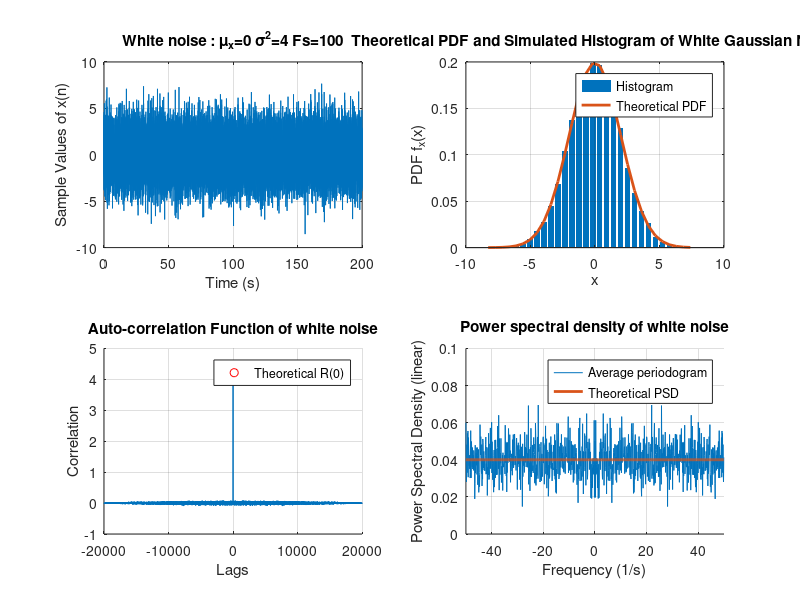
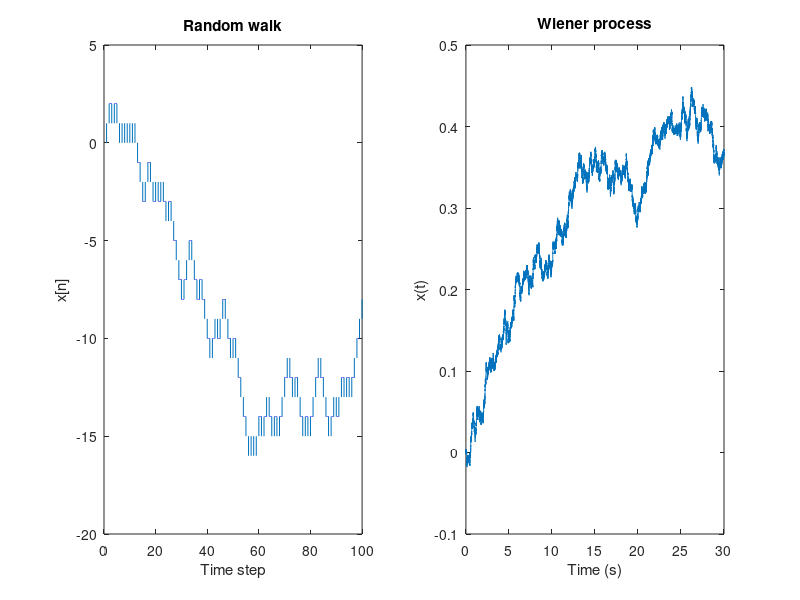
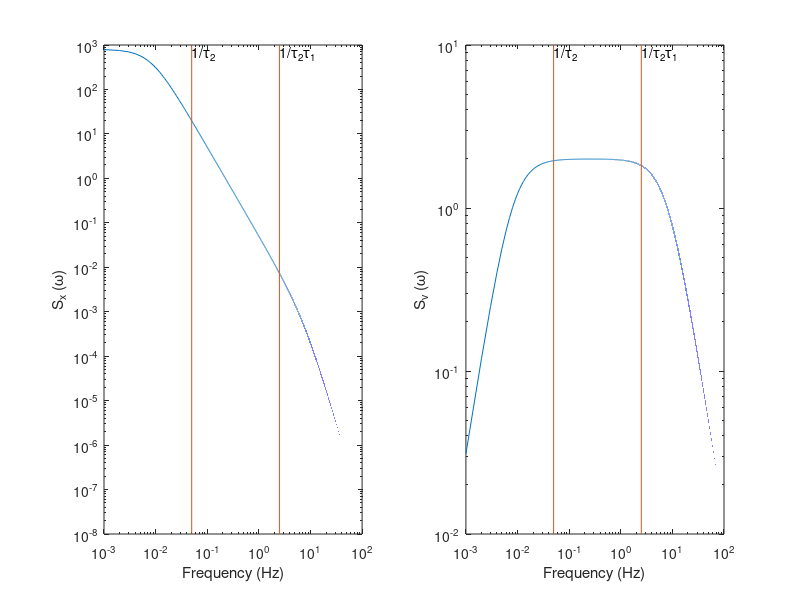

Source code (MATLAB) for these figures, in order: (Note: this script raises an error after producing the figures.)
%% Figures for appendix on random walks


%% Figure 1 - simulating simple white noise
% https://www.gaussianwaves.com/2013/11/simulation-and-analysis-of-white-noise-in-matlab/

clear all; clc; close all;
Fs = 100;
Ts = 1/Fs;
L = 20000;   % Sample length for the random signal
t = (0:L-1)*Ts;
mu = 0;       % Mean of the random signal  
sigma = 2;    % Standard deviation of the random signal
X = sigma*randn(L,1);

figure();
subplot(2,2,1)
plot(t,X);
title(['White noise : \mu_x=',num2str(mu),' \sigma^2=',num2str(sigma^2), ' Fs=', num2str(Fs)])
xlabel('Time (s)')
ylabel('Sample Values of x(n)')
grid on;


subplot(2,2,2)
n=30; %number of Histrogram bins
[f,x]=hist(X,n);
bar(x,f/trapz(x,f),'EdgeColor','none'); hold on;
%Theoretical PDF of Gaussian Random Variable
g=(1/(sqrt(2*pi)*sigma))*exp(-((x-mu).^2)/(2*sigma^2));
plot(x,g,'linewidth',2); grid on;
title('Theoretical PDF and Simulated Histogram of White Gaussian Noise');
legend('Histogram','Theoretical PDF');
xlabel('x');
ylabel('PDF f_x(x)');


subplot(2,2,3,'nextplot','add')
Rxx=1/L*conv(flipud(X),X);
lags=(-L+1):1:(L-1);

%Alternative method
%[Rxx,lags] =xcorr(X,'biased'); 
%The argument 'biased' is used for proper scaling by 1/L
%Normalize auto-correlation with sample length for proper scaling

plot(lags,Rxx); 
h = plot(0,sigma.^2,'ro');
legend(h,{'Theoretical R(0)'});
title('Auto-correlation Function of white noise');
xlabel('Lags')
ylabel('Correlation')
grid on;


subplot(2,2,4,'nextplot','add')
%Verifying the constant PSD of White Gaussian Noise Process
%with arbitrary mean and standard deviation sigma

N = 1024; 
% split the signal into windows to average power across each of them
z = reshape(X(1:(N*floor(length(X)/N))),N,floor(length(X)/N))';

%By default, FFT is done across each column - Normal command fft(z)
%Finding the FFT across each row
Z = 1/sqrt(N*Fs)*fft(z,[],2); %Scaling by sqrt(N) to get psd
Pzavg = mean(Z.*conj(Z),1);%Computing the mean power from fft
Pzavg=fftshift(Pzavg); %Shift zero-frequency component to center of spectrum
freq=(-N/2:N/2-1)/N*Fs;

% pwelch(X,[],[],N,[],'centered') would give a similar answer

h1 = plot(freq,(Pzavg));
h2 = plot(freq,sigma.^2/Fs*ones(size(freq)),'linewidth',2);
legend([h1 h2],{'Average periodogram', 'Theoretical PSD' })
% plot(normFreq,10*log10(Pzavg),'r');
axis([-0.5*Fs 0.5*Fs 0 10/Fs]); grid on;
ylabel('Power Spectral Density (linear)');
xlabel('Frequency (1/s)');
title('Power spectral density of white noise');

%% Figure 2 - Wiener process

r = round(rand(100,1))*2-1;
clear x
x(1000*(1:100)) = r;
x = cumsum(x);

figure('color','w')
subplot(1,2,1);
plot((1:length(x))/1000,x);
xlabel('Time step')
ylabel('x[n]')
title('Random walk')

x = round(rand(30*1000,1))*2-1;
x = cumsum(x/1000);

subplot(1,2,2);
plot((1:length(x))/1000,x);
xlabel('Time (s)')
ylabel('x(t)')
title('Wiener process')

%% Figure 3 - Spectrum
close all
f = 0:0.001:100;
w = 2*pi*f;
t1 = 0.02;
t2 = 20;
D = 1;

x = 2*D ./ (1/t2^2 + w.^2 +t1^2*w.^4);
v = w.^2*2*D ./ (1/t2^2 + w.^2 +t1^2*w.^4);

figure('color','w')
subplot(1,2,1)
loglog(f,x)
hold

yl = get(gca,'ylim');
line([1 1]*1/(t1*t2), yl)
line([1 1]*1/(t2), yl)
xlabel('Frequency (Hz)')
ylabel('S_x (\omega)')
text(1/(t1*t2), yl(2), '1/\tau_2\tau_1','VerticalAlignment','top')
text((1/t2), yl(2), '1/\tau_2','VerticalAlignment','top')

subplot(1,2,2)
loglog(f,v)
hold

yl = get(gca,'ylim');
line([1 1]*1/(t1*t2), yl)
line([1 1]*1/(t2), yl)
xlabel('Frequency (Hz)')
ylabel('S_v (\omega)')

text(1/(t1*t2), yl(2), '1/\tau_2\tau_1','VerticalAlignment','top')
text((1/t2), yl(2), '1/\tau_2','VerticalAlignment','top')

%% 0 - Simulations of simple random walks (Wiener process)
clear all, close all
Reps = 5000;

Ts = 1/100;    % sampling rate
D = 40;         % diffusion constant in arcmin^2/s
VarV = 2*D/Ts;
SigmaV = sqrt(VarV);
SigmaVdeg = SigmaV/60;

t = (0:Ts:2)';

v = SigmaV * randn(height(t),Reps);
x = cumsum(v*Ts);
% Note this is is equivalent to x = filter(Ts,[1 -1], v);



VarX = std(x,[],2).^2;
vmeasured = diff(x)./diff(t);


figure('color','w')
subplot(2,2,1);
plot(t,x(:,1:min(20,size(x,2))));
xlabel('Time (s)')
ylabel('Position (arcmin)')
title(sprintf('Brownian motion (Fs = %0.1f Hz)',1/Ts))


subplot(2,2,2);
plot(t,VarX,'o');
hold
% plot(t,VarXmeasured,'o');
plot(t,2*D*t,'r','linewidth',2)
set(gca,'xlim',[0 max(t)/2])
xlabel('Time (s)')
ylabel('MSD (arcmin^2)')
title(sprintf('Mean square displacements (D = %0.1f minarc^2)',D))

subplot(2,2,3);
binwidth = 4/60;
vBins = -10:binwidth:10;
vBinsC = (vBins(1:end-1)+vBins(2:end))/2;
bar(vBinsC, histcounts(v(:)/60,vBins)/length(v(:)),'EdgeColor','none');
hold
% bar(vBinsC, histcounts(vmeasured(:),vBins)/length(vmeasured(:)));
plot(vBinsC,sqrt(1/(2*pi*SigmaVdeg^2))*exp(-vBinsC.^2/(2*SigmaVdeg^2))*binwidth,'r','linewidth',2)
title('Velocity distribution')
xlabel('Velocity (deg/s)')
ylabel('Probability')

N = 128;
X = vmeasured(:);
z = reshape(X(1:(N*floor(length(X)/N))),N,floor(length(X)/N))';

%By default, FFT is done across each column - Normal command fft(z)
%Finding the FFT across each row
Z = 1/sqrt(N/Ts)*fft(z,[],2); %Scaling by sqrt(N) to get psd
Pzavg = mean(Z.*conj(Z),1);%Computing the mean power from fft
Pzavg=fftshift(Pzavg); %Shift zero-frequency component to center of spectrum
freq=(-N/2:N/2-1)/N*1/Ts;

subplot(2,2,4)
bar(freq, Pzavg,'EdgeColor','none');
hold
plot(freq,2*D*ones(size(freq)),'r','linewidth',2)

 set(gca,'ylim',[0 2*60])
title('Velocity power spectrum')
xlabel('Frequency (Hz)')
ylabel('Velocity PSD (arcmin^2/s/Hz)')
legend({'Simulation' 'Theoretical'},'box','off')


 % 1 - Simulations of simple random walks with relaxation time cosntant

%% varying taus
% clear all, close all

figure
tiledlayout(4,2,'padding', "tight", "TileSpacing", "tight");

Reps = 5000;
dur =2; % duration of each rep
Fs = 1000;
D = 40;         % diffusion constant arcmin^2/s

tau1 = 0.0005; % Zuber
tau2 = 20; % not sure
[x, t] = GenerateRandomWalk1D(Fs, dur, D, tau1, tau2, Reps);
PlotRW(t, x, D, tau1, tau2,Fs)


tau1 = 0.05; % Zuber
tau2 = 20; % not sure
[x, t] = GenerateRandomWalk1D(Fs, dur, D, tau1, tau2, Reps);
PlotRW(t, x, D, tau1, tau2,Fs)


tau1 = 0.5; % Zuber
tau2 = inf; % not sure
[x, t] = GenerateRandomWalk1D(Fs, dur, D, tau1, tau2, Reps);
PlotRW(t, x, D, tau1, tau2,Fs)


tau1 = 0.05; % Zuber
tau2 = 0.5; % not sure
[x, t] = GenerateRandomWalk1D(Fs, dur, D, tau1, tau2, Reps);
x = x + randn(size(x));
PlotRW(t, x, D, tau1, tau2,Fs)

legend({'Simulation','2Dt','Short timescale aprox','Long timescale steady state'})





%% adding noise
% clear all, close all

figure
tiledlayout(2,2,'padding', "tight", "TileSpacing", "tight");

tau1 = 0.05; % Zuber
tau2 = 1; % not sure
[x, t] = GenerateRandomWalk1D(Fs, dur, D, tau1, tau2, Reps);
PlotRW(t, x, D, tau1, tau2,Fs)

x = x + randn(size(x))*2;
PlotRW(t, x, D, tau1, tau2,Fs)

legend({'Simulation','2Dt','Short timescale aprox','Long timescale steady state'})


function PlotRW(t, x, D, tau1, tau2,Fs)


VarX = std(x,[],2).^2;


VarXmeasured = std(x,[],2).^2;
vmeasured = diff(x)./diff(t);
Ts = 1/Fs;
SigmaV = sqrt(2*D/Ts);


SteadyStateVarx = D*tau2;


nexttile
plot(t,x(:,1:min(20,size(x,2))));
xlabel('Time (s)')
ylabel('Position (arcmin)')
title(sprintf('Brownian motion (Fs = %0.1f Hz, {\\tau_1} = %0.0fms, {\\tau_2} = %0.1f s)',1/Ts,tau1*1000, tau2))


%     2*D * (t + tau1*( exp(-t/tau1) - 1 ) ),...
nexttile
plot(t,VarX,'o');
hold
% plot(t,VarXmeasured,'o');
plot(t,2*D*t,'r--','linewidth',1)
plot(t,...
    2*D*tau1*(  t/tau1 - 3/2  +2*exp(-t/tau1)  -1/2*exp(-2*t/tau1)  ), ...
    'r','linewidth',2)
if ( SteadyStateVarx< D*3)
    plot(t,SteadyStateVarx*ones(size(t)),'g','linewidth',2)
end

set(gca,'xlim',[0 max(t)/2])
xlabel('Time (s)')
ylabel('MSD (ardmin^2)')
title(sprintf('Mean square displacements (D=%0.1f minarc^2)',D))

return
nexttile
vBins = -150:150;
vBinsC = (vBins(1:end-1)+vBins(2:end))/2;
bar(vBinsC, histcounts(vmeasured(:),vBins)/length(vmeasured(:)),'EdgeColor','none')
hold
% bar(vBinsC, histcounts(vmeasured(:),vBins)/length(vmeasured(:)));
plot(vBinsC, ...
    sqrt(1/(2*pi*SigmaV^2))*exp(-vBinsC.^2/(2*SigmaV^2)) ...
    , 'r--','linewidth',1)
SigmaVt = sqrt(D/tau1); % only works if tau >> Ts;
plot(vBinsC,sqrt(1/(2*pi*SigmaVt^2))*exp(-vBinsC.^2/(2*SigmaVt^2)),'r','linewidth',2)
title('Velocity distribution ~N(0, 2DF_s)')
xlabel('Velocity (deg/s)')
ylabel('Probability')


N = 1024;
X = vmeasured(:);
z = reshape(X(1:(N*floor(length(X)/N))),N,floor(length(X)/N))';

%By default, FFT is done across each column - Normal command fft(z)
%Finding the FFT across each row
Z = 1/sqrt(N/Ts)*fft(z,[],2); %Scaling by sqrt(N) to get psd
Pzavg = mean(Z.*conj(Z),1);%Computing the mean power from fft
Pzavg=fftshift(Pzavg); %Shift zero-frequency component to center of spectrum
freq=(-N/2:N/2-1)/N*1/Ts;

nexttile
bar(freq, Pzavg,'EdgeColor','none')
hold
w = 2*pi*freq;
plot(freq, 2*D./(tau1^2*w.^2+1),'r','linewidth',2)
plot(freq, 2*D*ones(size(freq)),'r--','linewidth',1)
set(gca,'ylim',[0 2])
title('Velocity power spectrum {= 2D / (\tau^2w^2+1)}')
xlabel('Frequency (Hz)')
ylabel('Velocity PSD (deg^2/s/Hz)')

legend({'Simulation' 'Theoretical' 'Theoretical for no {\tau}'},'box','off')

end

function [x, t] = GenerateRandomWalk1D(Fs, t, D, tau1, tau2, Reps)

if ( nargin == 0 )
    t = 2;          % duration
    Fs = 100;       % sampling rate
    tau1 = 0.046;   % plant time constant - Zuber:46ms
    tau2 = 20;      % integrator time constant - 20s
    D = 40;         % diffusion constant arcmin^2/s
end

if (~exist('Reps','var'))
    Reps = 1; % repeatitions
end


Ts = 1/Fs;

VarV = 2*D/Ts;
SigmaV = sqrt(VarV);

t = (0:Ts:t)';
v = SigmaV*randn(numel(t),Reps);

b = Ts^2;
a = [(tau1 + Ts + Ts^2/tau2) -(2*tau1+Ts) +tau1];
x = filter(b,a,v);

% x = zeros(numel(t),Reps);
% for i=1:length(t)
%     if ( i>3 )
%         x(i,:) = 1/a(1)*(b(1)*v(i,:) -a(2)*x(i-1,:) -a(3)*x(i-2,:) );
%     elseif ( i>2 )
%         x(i,:) = 1/a(1)*(b(1)*v(i,:) -a(2)*x(i-1,:) );
%     else
%         x(i,:) = 1/a(1)*(b(1)*v(i,:) );
%     end
% end

end

